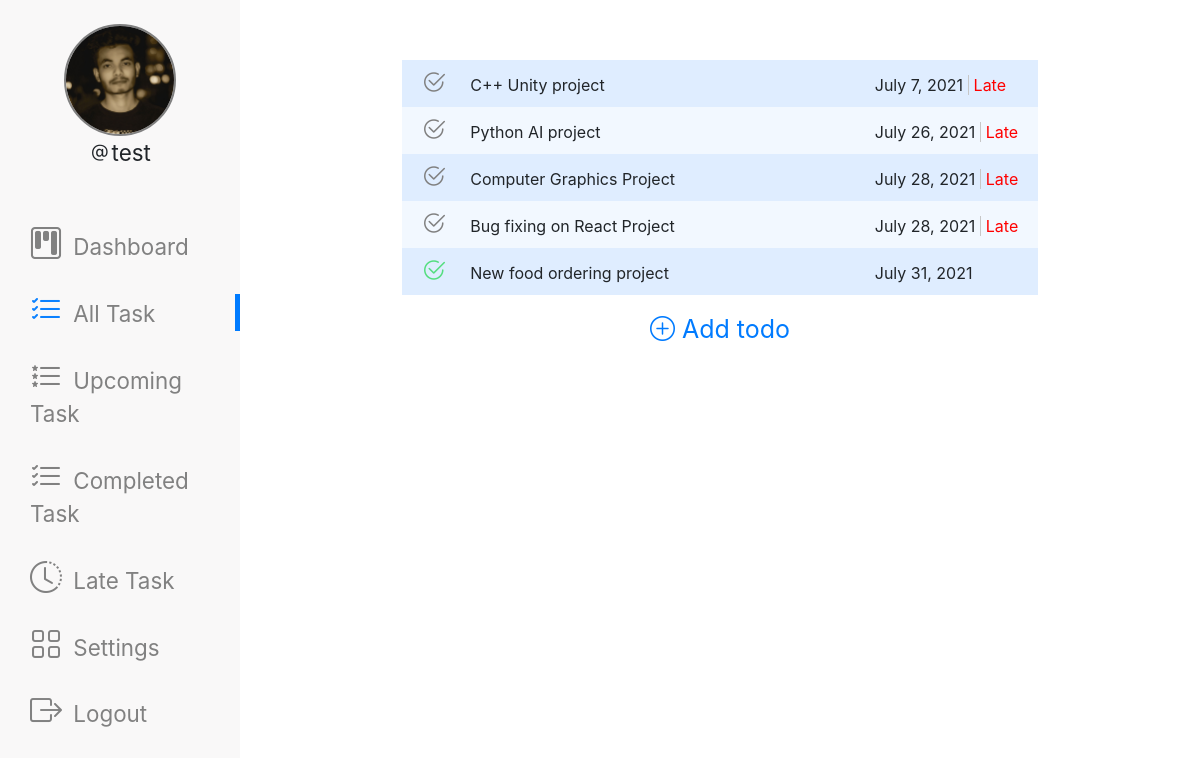
The page /todo (signed in) on the database its author committed.
### todo/models.py (models this page shows)
class Profile(models.Model):
    user = models.OneToOneField(
        User, null=True, blank=True, on_delete=models.CASCADE)
    bio = models.TextField(max_length=500, blank=True)
    birth_date = models.DateField(null=True, blank=True)
    profile_photo = models.ImageField(
        upload_to='static/profilepicture', null=True)

class TodoList(models.Model):
    username = models.ForeignKey(User, on_delete=models.CASCADE)
    todo = models.CharField(max_length=300)
    due_date = models.DateField()
    is_completed = models.BooleanField(default=0)

### todo/views.py (the view, shortened to what this page needs)
# urls.py: path('todo', views.todo_view, name='todo_view'),
def todo_view(request):
    todays_date = date.today()
    if request.user.is_authenticated and not request.method == 'POST':
        username = request.user.username
        todo_list = TodoList.objects.filter(
            username=request.user.id).order_by('due_date')
        profiles = Profile.objects.get(user_id=request.user.id)
        return render(request, 'todo.html', {'todo_list': todo_list, 'username': username, 'tdate': todays_date, 'profile': profiles})
    else:
        return redirect('../login')

### todo/templates/todo.html (shortened to what this page needs)
{% extends "base.html" %} {% load static %} {% block main %}
<div class="content-center" id="all-task">
  <div>
    {% if todo_list %}
    <ul class="todo-list">
      {% for todo in todo_list %} {% if todo.is_completed == 0%}
      <li>
        <form method="post">
          <a href="#" onclick="this.parentNode.submit();" title="Mark complete"
            ><i class="bi bi-check2-circle"></i
          ></a>
        </form>
        <span class="todo"
          >{{ todo.todo }}</span>
        <span class="todo-date">{{ todo.due_date}}</span>
        {% if todo.due_date < tdate %}
        <span class="late-text">Late</span>
        {% endif %}
      </li>
      {% else %}
      <li>
        <form method="post">
          <a
            href="#"
            onclick="this.parentNode.submit();"
            title="Mark uncomplete"
            ><i class="completed bi bi-check2-circle"></i
          ></a>
        </form>
        <span class="todo"
          >{{ todo.todo }} </span>
        <span class="todo-date">{{ todo.due_date }}</span>
      </li>
      {% endif %} {% endfor %}
    </ul>
    {% else %}
    <p class="no-todo-text">You haven't added any todo yet</p>
    {% endif %}
    <div class="add-new">
      <div class="add-new-btn">
        <a href="{% url 'add_todo_view' %}"
          ><i class="bi bi-plus-circle"> Add todo</i></a
        >
      </div>
    </div>
  </div>
</div>
{% endblock %}

### todo/templates/base.html (shortened to what this page needs)
{% load static %}
<!DOCTYPE html>
<html lang="en">
  <head>
    <link rel="stylesheet" href="{% static 'login/library/css/style.css' %}" />
    <link rel="stylesheet" href="{% static 'signup/library/css/style.css' %}" />
    <link rel="stylesheet" href="{% static 'dashboard/css/style.css' %}" />
    <link
      rel="stylesheet"
      href="https://cdnjs.cloudflare.com/ajax/libs/twitter-bootstrap/4.5.3/css/bootstrap.min.css"
    />
    <link
      rel="stylesheet"
      href="https://cdn.jsdelivr.net/npm/bootstrap-icons@1.3.0/font/bootstrap-icons.css"
    />
  </head>
  <body>
    <header>
      <div class="sidenav">
        <div class="top">
          {% if profile.profile_photo %}
          <img src="{{ profile.profile_photo.url }}" alt="" />
          <p><i class="bi bi-at"></i>{{ user.username }}</p>
          {% else %}
          <i class="bi bi-person-circle"></i>
          {% endif %}
        </div>
        <div class="bottom">
          <a class="dashboard" href="{% url 'todo' %}"
            ><i class="bi bi-kanban"></i> Dashboard</a
          >
          <a class="all-task" href="{% url 'todo_view' %}" title="All Task"
            ><i class="bi bi-list-check"></i> All Task</a
          >
          <a
            class="upcoming-task"
            href="{% url 'upcoming_todo_view' %}"
            title="Upcoming Task"
            ><i class="bi bi-list-stars"></i> Upcoming Task</a
          >
          <a
            class="completed-task"
            href="{% url 'completed_todo_view' %}"
            title="Completed Task"
            ><i class="bi bi-list-check"></i> Completed Task</a
          >
          <a
            class="late-task"
            href="{% url 'late_todo_view' %}"
            title="Files Uploaded"
            ><i class="bi bi-clock-history"></i> Late Task</a
          >
          <a class="settings" href="{% url 'settings' %}"
            ><i class="bi bi-grid"></i> Settings</a
          >
          <a class="settings" href="{% url 'logout' %}"
            ><i class="bi bi-box-arrow-right"></i> Logout</a
          >
        </div>
      </div>
    </header>
    {% block main %} {% endblock %}
  </body>
</html>

### static/login/library/css/style.css (style rules this page uses)
* { padding: 0; margin: 0; box-sizing: border-box; }
body { font-family: 'Poppins', sans-serif; }
form { width: 360px; position: relative }
a { display: block; text-decoration: none; color: #d9d9d9; font-size: 0.9rem; transition: .3s; }

### static/signup/library/css/style.css (style rules this page uses)
* { padding: 0; margin: 0; box-sizing: border-box; }
body { font-family: 'Poppins', sans-serif; }
form { width: 360px; }
form a { display: block; text-align: right; text-decoration: none; font-size: 0.9rem; transition: .3s; }

### static/dashboard/css/style.css (style rules this page uses)
body { font-family: "Lato", sans-serif; }
.sidenav { height: 100%; width: 20%; position: fixed; z-index: 1; top: 0; left: 0; background-color: #f9f8f8; overflow-x: hidden; padding-top: 20px; display: grid; text-align: center; font-size: 1.4rem; }
.sidenav a { margin: 30px 0px; padding: 0 30px; text-decoration: none; font-size: 1.4rem; color: #818181; display: block; text-align: left; border-right: 5px solid transparent; }
.sidenav a.active { border-right: 5px solid #007bff; }
.sidenav a i { padding-right: 5px; color: #818181; font-size: 2rem; line-height: 28px; transition: 0.3s all; }
.sidenav a.active i { color: rgb(11 129 255); }
.sidenav .top { grid-row: 2 / span 3; }
.sidenav .bottom { grid-row: 5 / span 10; }
.sidenav .top img { height: 7rem; width: 7rem; object-fit: cover; border-radius: 50%; border: 2px solid gray; }
.content-center { margin-left: 20%; margin-top: 5%; }
ul.todo-list { display: grid; align-content: center; justify-content: center; }
ul li .todo { width: 400px; max-width: 80%; display: inline-block; }
ul li { list-style: none; padding: 10px 20px; }
ul.todo-list li { list-style: none; padding: 10px 20px; }
ul li:nth-child(odd) { background: #dfedff; }
ul li:nth-child(even) { background: #f2f8ff; }
ul li a { display: inline-block; font-size: 24px; line-height: 24px; margin-right: 20px; }
ul.todo-list li a i { color: gray; transition: all 0.3s; }
ul li a i.completed { color: #54de7f; }
.add-new .add-new-btn a { font-size: 22px; display: grid; margin-top: 40px; align-content: center; justify-content: center; }
.add-new .add-new-btn { text-align: center; }
.add-new .add-new-btn a i { font-size: 25px; font-style: normal; }
.add-new .add-new-btn a { display: inline; transition: all 0.3s; }
ul.todo-list form { display: inline; }
ul.todo-list li .late-text { color: red; border-left: 1px solid #c7c7c7; padding-left: 5px; }

### rows shown on the page
Profile: profile_photo (picture)
TodoList: todo "C++ Unity project", due_date "July 7, 2021", shows "Late"
TodoList: todo "Python AI project", due_date "July 26, 2021", shows "Late"
TodoList: todo "Computer Graphics Project", due_date "July 28, 2021", shows "Late"
TodoList: todo "Bug fixing on React Project", due_date "July 28, 2021", shows "Late"
TodoList: todo "New food ordering project", due_date "July 31, 2021"

### other values the page prints
{{ user.username }} "test"
